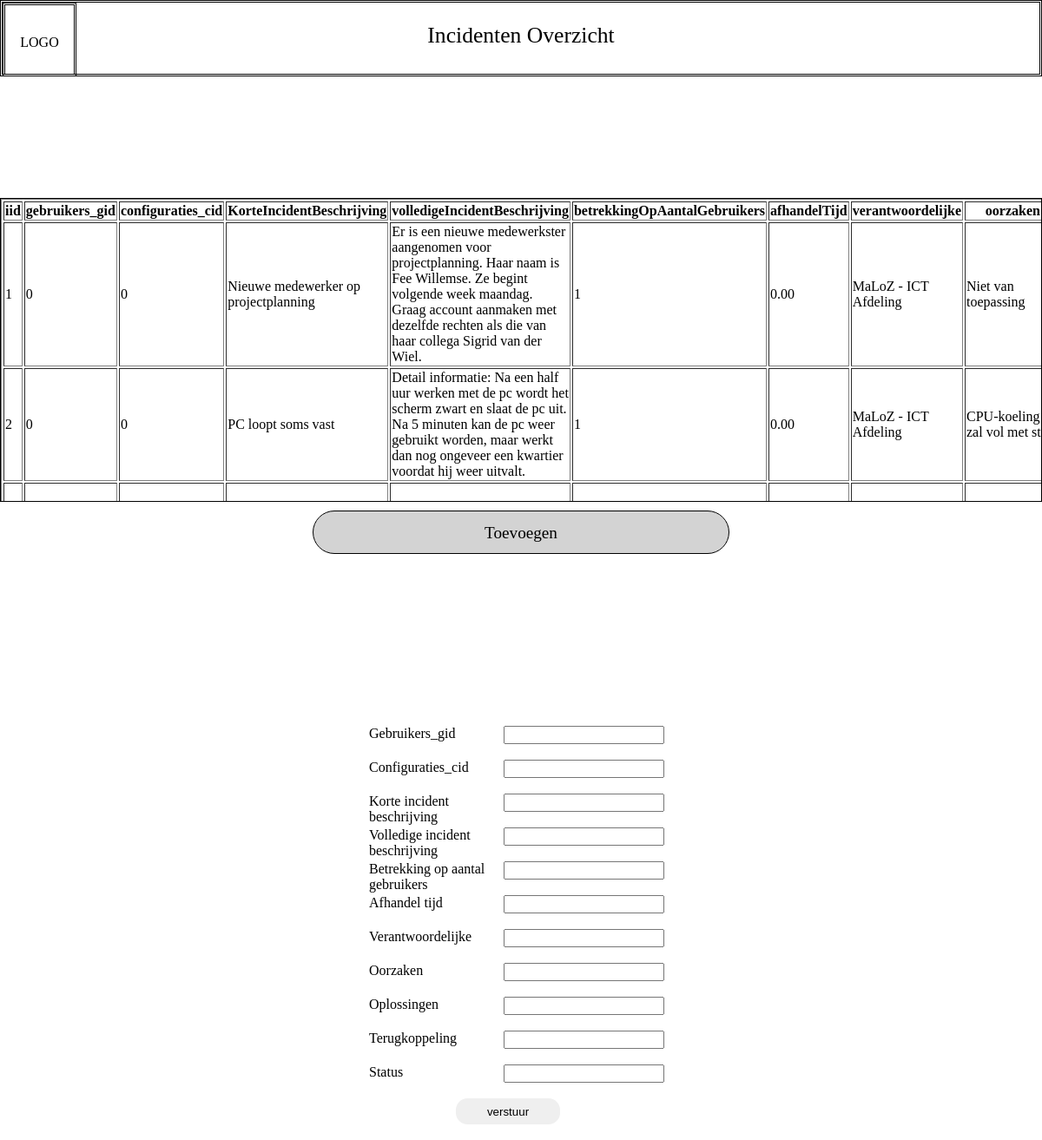
Screenshot of /Project_Periode3_kaan_Armand/Eind_Producten/Hoofd_Applicatie_combined/overzichten/Incidenten_overzicht.php with the database file from the repository.
### tables this page shows
CREATE TABLE `incidenten` (
  `iid` int(11) NOT NULL,
  `gebruikers_gid` int(11) DEFAULT NULL,
  `configuraties_cid` int(11) DEFAULT NULL,
  `KorteIncidentBeschrijving` varchar(90) DEFAULT NULL,
  `volledigeIncidentBeschrijving` varchar(600) DEFAULT NULL,
  `betrekkingOpAantalGebruikers` int(11) DEFAULT NULL,
  `afhandelTijd` decimal(5,2) DEFAULT NULL,
  `verantwoordelijke` varchar(40) DEFAULT NULL,
  `oorzaken` varchar(30) DEFAULT NULL,
  `oplossingen` varchar(400) DEFAULT NULL,
  `terugkoppeling` varchar(400) DEFAULT NULL,
  `status` varchar(12) DEFAULT NULL
);

### Project_Periode3_kaan_Armand/Eind_Producten/Hoofd_Applicatie_combined/overzichten/php/database_connect.php (the view, shortened to what this page needs)
<?php
function createConnection() {
    $servername = "localhost";
    $username = "root";
    $password = "";
    $dbname = "project_ma_twente";
    $conn = new mysqli($servername, $username, $password, $dbname);
    return $conn;
}
function postd($y,$HT) {
    $z = "";
    return $z;
}
function outputFromTable($HT, $tablename) {
    $conn = createConnection();
    $querysearch = createSearchQuery($HT);
        $sql = "SELECT " . commaSeperatedHT($HT,1) . " FROM " . $tablename;
    if ($querysearch != "") {
        $sql = $sql . $querysearch;
    } else {
        $sql = $sql;
    }
    $result = $conn->query($sql);
    if ($result->num_rows > 0) {
        $res = "<table border='1' width='100%'>";
        $res = $res . "<tr>" . thSeperatedHT($HT) . "</tr>";
        while($row = $result->fetch_assoc()) {
            $res = $res .
            "<tr>" . tdAndRowSeperatedHT($row,$HT) .
            "</tr>";
        }
        $res = $res . "</table>";
        echo $res;
    } else {
        echo "<table border='1'>
        <tr> <td>0 results</td> </tr>
        </table>";
    }
}
function createSearchQuery($HT) {
    $postd = postd(2, $HT);
    $whereState = "";
    if ($postd == null || $postd == 0 || $postd == "") {
        return $whereState;
    }
    return $whereState;
}
function commaSeperatedHT($HT, $nr) {
    if ($nr == 1) {
        $y = $HT[0];
        for ($i=1; $i < count($HT) ; $i++) {
            $y = $y . "," . $HT[$i];
        }
    }
    return $y;
}
function tdAndRowSeperatedHT($row, $HT) {
    $y = "";
    for ($i=0; $i < count($HT) ; $i++) {
        $y = $y . "<td>" . $row[$HT[$i]] . "</td>";
    }
    return $y;
}
function thSeperatedHT($HT) {
    $y = "";
    for ($i=0; $i < count($HT) ; $i++) {
        $y = $y . "<th>" . $HT[$i] . "</th>";
    }
    return $y;
}
?>

### Project_Periode3_kaan_Armand/Eind_Producten/Hoofd_Applicatie_combined/overzichten/css/style.css (style rules this page uses)
* { box-sizing: border-box; }
html, body { margin: 0; }

### rows the page displays
incidenten: iid "1 0 0 Nieuwe medewerker op projectplanning Er is een nieuwe medewerkster aangenomen voor projectplanning. Haar naam is Fee Willemse. Ze begint volgende week maandag. Graag account aanmaken met dezelfde rechten als die van haar collega Sigrid van der Wiel. 1 0.00 MaLoZ - ICT Afdeling Niet van toepassing"
incidenten: iid "2 0 0 PC loopt soms vast Detail informatie: Na een half uur werken met de pc wordt het scherm zwart en slaat de pc uit. Na 5 minuten kan de pc weer gebruikt worden, maar werkt dan nog ongeveer een kwartier voordat hij weer uitvalt. 1 0.00 MaLoZ - ICT Afdeling CPU-koeling zal vol met…"

### other values shown
$HT[$i] "iid gebruikers_gid configuraties_cid KorteIncidentBeschrijving volledigeIncidentBeschrijving betrekkingOpAantalGebruikers afhandelTijd verantwoordelijke oorzaken"
